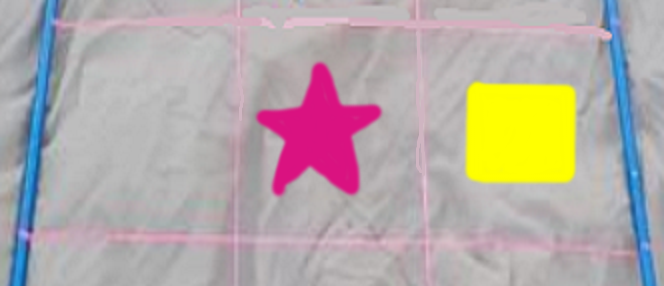
#> input picture imagerecognition/2.1/images/section_obj.png, 664 x 286 px
$ python process_row.py
#> lines starting #> are read from the running program, lines starting #| are printed output that depends on the picture; after the words box and inside, x2 and y2 are one past the last pixel; in counts of white or black regions, pixels touching at a corner belong together
"""Process a single row of the reef

# --- Process an image to find a grid
# --- Explore each of the cells found in the grid
"""
import numpy as np
from imutils import contours
import cv2
import pickle
from constants import CntSizeTol as size_tols

def main():
    img = cv2.imread('images/section_obj.png')
#> img is the input picture: shape (286, 664, 3); mean B, G, R 166.7, 170.9, 181.1
    row_list = process_row(img)
    with open('list.pkl', 'wb+') as f:
        pickle.dump(row_list, f)


def process_row(img):
    """Separates cells within the same row

    Args:
        img: image of the row which this function will segment

    Returns:
        A list of images called cells of length 3.
        cells[0] -> leftmost cell
        cells[2] -> rightmost cell
    """
    # === process images and isolate contents of cells ===
    grid = isolate_grid_lines(img)
    grid = fix_lines(grid)
    cells = identify_cells(img, grid)

    # draw_cells(img, cells)

    # cv2.imshow('grid', grid)
    # cv2.waitKey(0)
    cv2.destroyAllWindows()

    return cells


# Returns dict full of color bounds
# Move to constants?
def _get_bounds():
    return {
        'pink': [np.array([130, 25, 160]), np.array([170, 255, 255])],
        'blue': [np.array([100, 150, 0]), np.array([140, 255, 255])],
        'yell': [np.array([20, 100, 100]), np.array([30, 255, 255])]
    }


def isolate_grid_lines(img):
    """
    Returns color-masked image, with colors defined in get_bounds

    Args:
        img: image to run cv on

    Returns:
        An image with only pink, blue, and yellow
    """
    # convert rgb image to hsv for color isolation
    hsv = cv2.cvtColor(img, cv2.COLOR_BGR2HSV)
#> hsv: shape (286, 664, 3); mean H, S, V 104.6, 42, 188.3
    bounds = _get_bounds()

    masks = {}
    for c in bounds:
        lower = bounds[c][0]
        upper = bounds[c][1]
        masks[c] = _make_mask(lower, upper, hsv)
#> this loop made 3 passes
#> pass 1, in _make_mask, `mask = cv2.inRange(hsv, lower, upper)`:
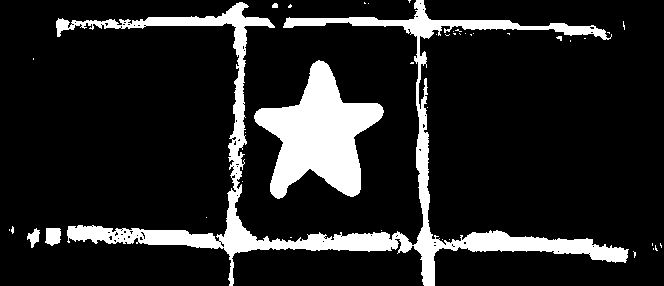
#> mask: shape (286, 664); 14% white; 41 white regions (36 under 20 px), largest, box (x1, y1, x2, y2) and area: (56, 0, 629, 286) 17193, (254, 60, 384, 199) 8925, (45, 228, 61, 246) 236, (27, 228, 40, 248) 138, (272, 3, 278, 8) 26
#> pass 2, in _make_mask (call 2), `mask = cv2.inRange(hsv, lower, upper)`:
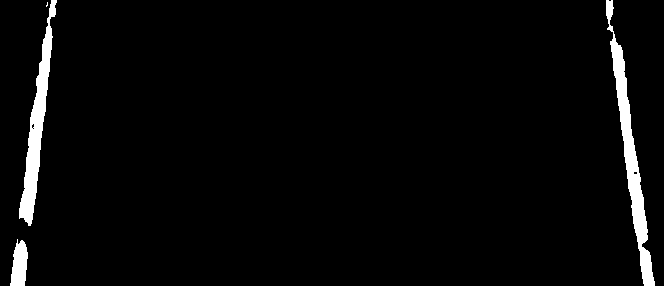
#> mask: shape (286, 664); 3.2% white; 4 white regions (1 under 20 px), largest, box (x1, y1, x2, y2) and area: (606, 0, 655, 286) 2933, (19, 0, 57, 226) 2467, (10, 239, 28, 286) 606
#> pass 3, in _make_mask (call 3), `mask = cv2.inRange(hsv, lower, upper)`:
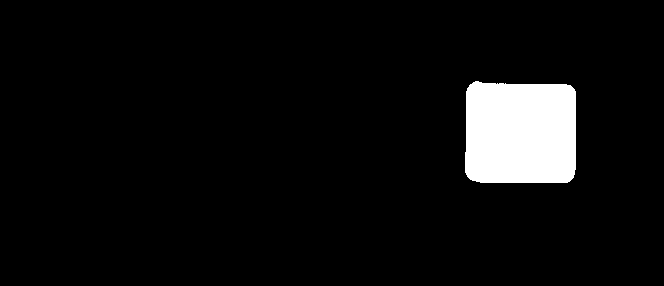
#> mask: shape (286, 664); 5.7% white; 1 white region
#> after the loop, masks = 3 items

    return sum(masks.values())
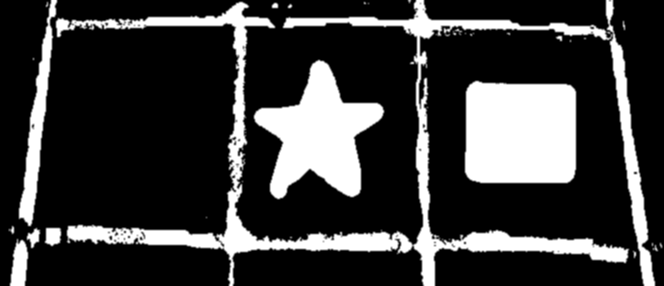
#> returned value: shape (286, 664); min 0, max 255, mean 58.4


def _make_mask(lower, upper, hsv):
    # I'm lazy okay
    mask = cv2.inRange(hsv, lower, upper)

    return cv2.GaussianBlur(mask, (3, 3), 0)


def fix_lines(img):
    """Repair small gaps in grid lines

    Not perfect but slightly increases tolerance of box recognition

    Args:
        img: image to repair

    Returns:
        A slightly repaired image
    """
    # Fixes horizontal and vertical lines
    # TODO: Find appropriate iteration amount which isn't magic
    vertical_kernel = cv2.getStructuringElement(cv2.MORPH_RECT, (1, 5))
    thresh = cv2.morphologyEx(img, cv2.MORPH_CLOSE,
                              vertical_kernel, iterations=6)
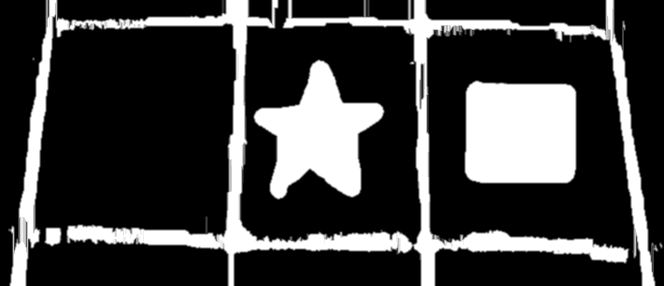
#> thresh: shape (286, 664); min 0, max 255, mean 61.6
    horizontal_kernel = cv2.getStructuringElement(cv2.MORPH_RECT, (5, 1))
    thresh = cv2.morphologyEx(thresh, cv2.MORPH_CLOSE,
                              horizontal_kernel, iterations=4)
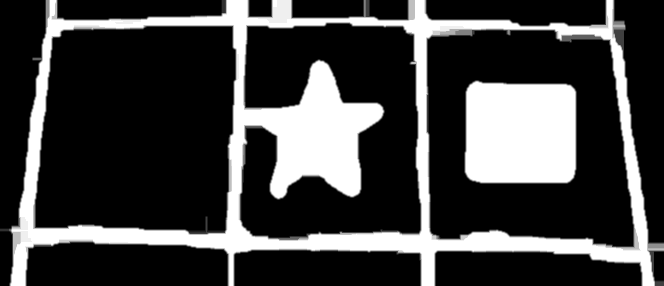
#> thresh: shape (286, 664); min 0, max 255, mean 65.3

    return thresh


# Returns a list of contours of the cells in the row
def identify_cells(img, grid):
    """Separates and packages the cells in a row

    Args:
        img: raw image
        grid: masked image from isolate_grid_lines

    Returns:
        A list of cells. The cells are snipped from img,
        using grid to inform how cells are differentiated.
    """
    # Find the contours of the image
    invert = 255 - grid.copy()
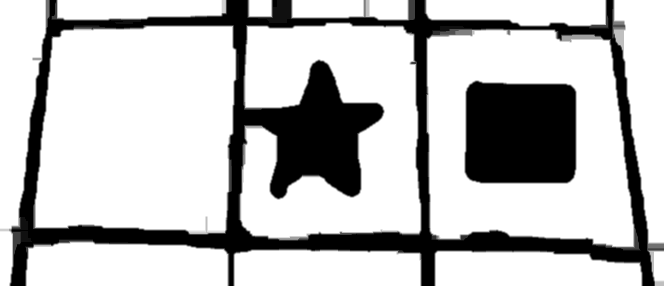
#> invert: shape (286, 664); min 0, max 255, mean 189.7
    cnts = cv2.findContours(invert, cv2.RETR_TREE, cv2.CHAIN_APPROX_TC89_KCOS)
#> cnts = 12 contours; largest, box (x1, y1, x2, y2) and area: (426, 26, 641, 251) 40819, (33, 25, 239, 235) 38527, (238, 22, 422, 241) 27800, (465, 82, 576, 183) 10638, (0, 0, 50, 286) 8556
    cnts = cnts[0] if len(cnts) == 2 else cnts[1]
    (cnts, _) = contours.sort_contours(cnts, method="left-to-right")

    # split row into cells
    cells = []
    tols = (size_tols.LOWER_BOUND.value, size_tols.UPPER_BOUND.value)

    for c in cnts:
        area = cv2.contourArea(c)

        if area > tols[0] and area < tols[1]:
            rect = cv2.boundingRect(c)
            x, y, w, h = rect

            cells.append(img[y:y+h, x:x+w])
#> this loop made 12 passes
#> (area, x, y, w, h) on passes 3, 6, 9: (38527, 33, 25, 206, 210), (27799.5, 238, 22, 184, 219), (40819, 426, 26, 215, 225)
#> area on passes 1, 2, 4, 5, 7, 8: 8555.5, 8452.5, 3175.5, 6629.5, 3054, 4197.5
#> after the loop, cells = 3 items

    return cells


# draws the found cells
def draw_cells(img, cnts):
    # Iterate through each box
    for cell in cnts:
        cv2.imshow('cell', cell)
        cv2.waitKey(0)


if __name__ == "__main__":
    main()

$ run again, with imagerecognition/2.1/images/raw_grid.png copied over imagerecognition/2.1/images/section_obj.png
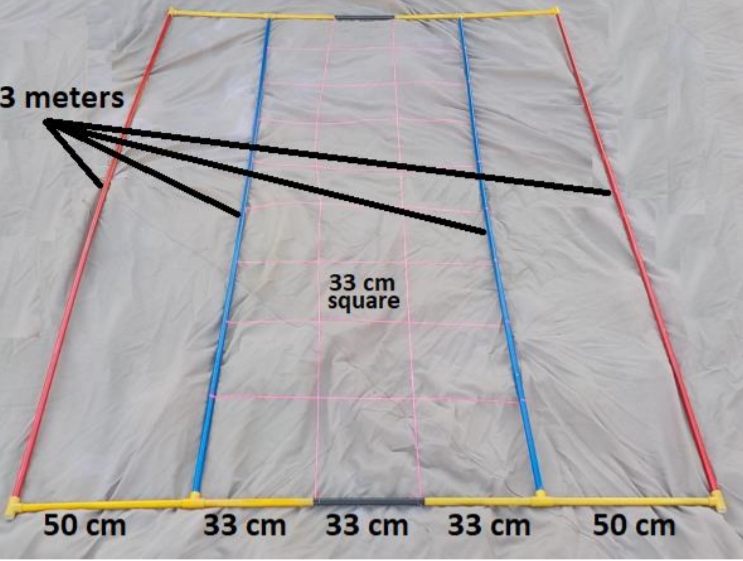
#> input picture imagerecognition/2.1/images/raw_grid.png, 743 x 561 px
#> in main, img is the input picture: shape (561, 743, 3); mean B, G, R 171, 169.9, 173
#> hsv: shape (561, 743, 3); mean H, S, V 101.7, 17.4, 176.8
#> the loop in isolate_grid_lines, `for c in bounds:` made 3 passes
#> pass 1, in _make_mask, `mask = cv2.inRange(hsv, lower, upper)`:
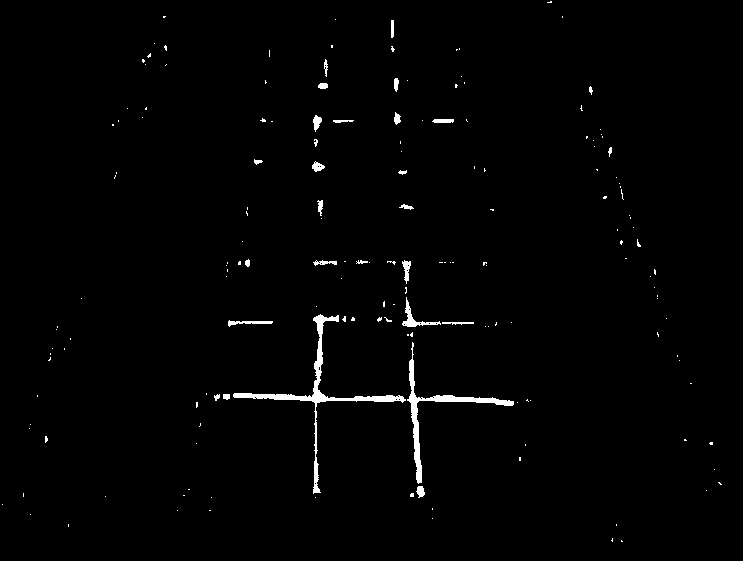
#> mask: shape (561, 743); 1.2% white; 170 white regions (142 under 20 px), largest, box (x1, y1, x2, y2) and area: (233, 314, 406, 494) 1652, (407, 342, 514, 484) 1209, (402, 297, 441, 327) 246
#> after the loop in isolate_grid_lines, `for c in bounds:`: masks = 3 items
#> in identify_cells, `invert = 255 - grid.copy()`:
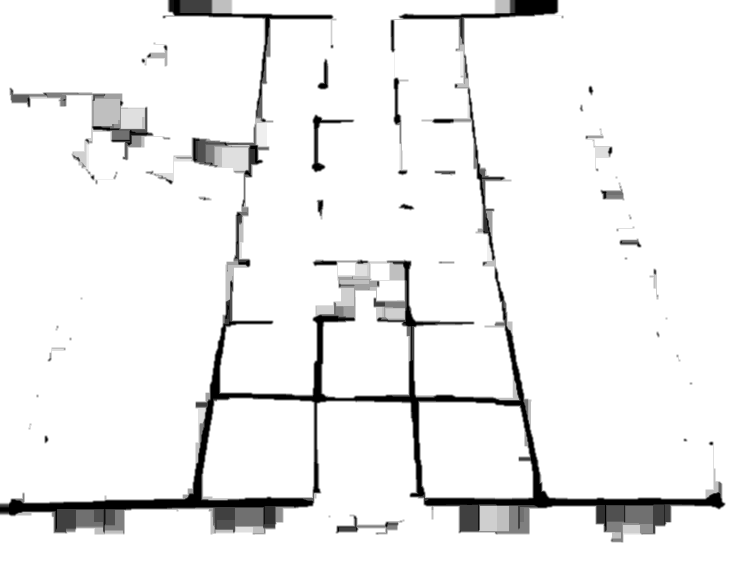
#> invert: shape (561, 743); min 0, max 255, mean 239.3
#> cnts = 65 contours, 50 with area under 20; largest, box (x1, y1, x2, y2) and area: (0, 0, 743, 561) 405279, (403, 262, 436, 327) 264, (313, 461, 319, 493) 88, (313, 116, 341, 130) 86, (250, 145, 262, 164) 66
#> the loop in identify_cells, `for c in cnts:` made 65 passes
#> area on passes 1, 4, 17, 21, 24, 25, 26, 29: 405279, 31, 66, 25, 43, 88.5, 86.5, 50
#> after the loop in identify_cells, `for c in cnts:`: cells = []
